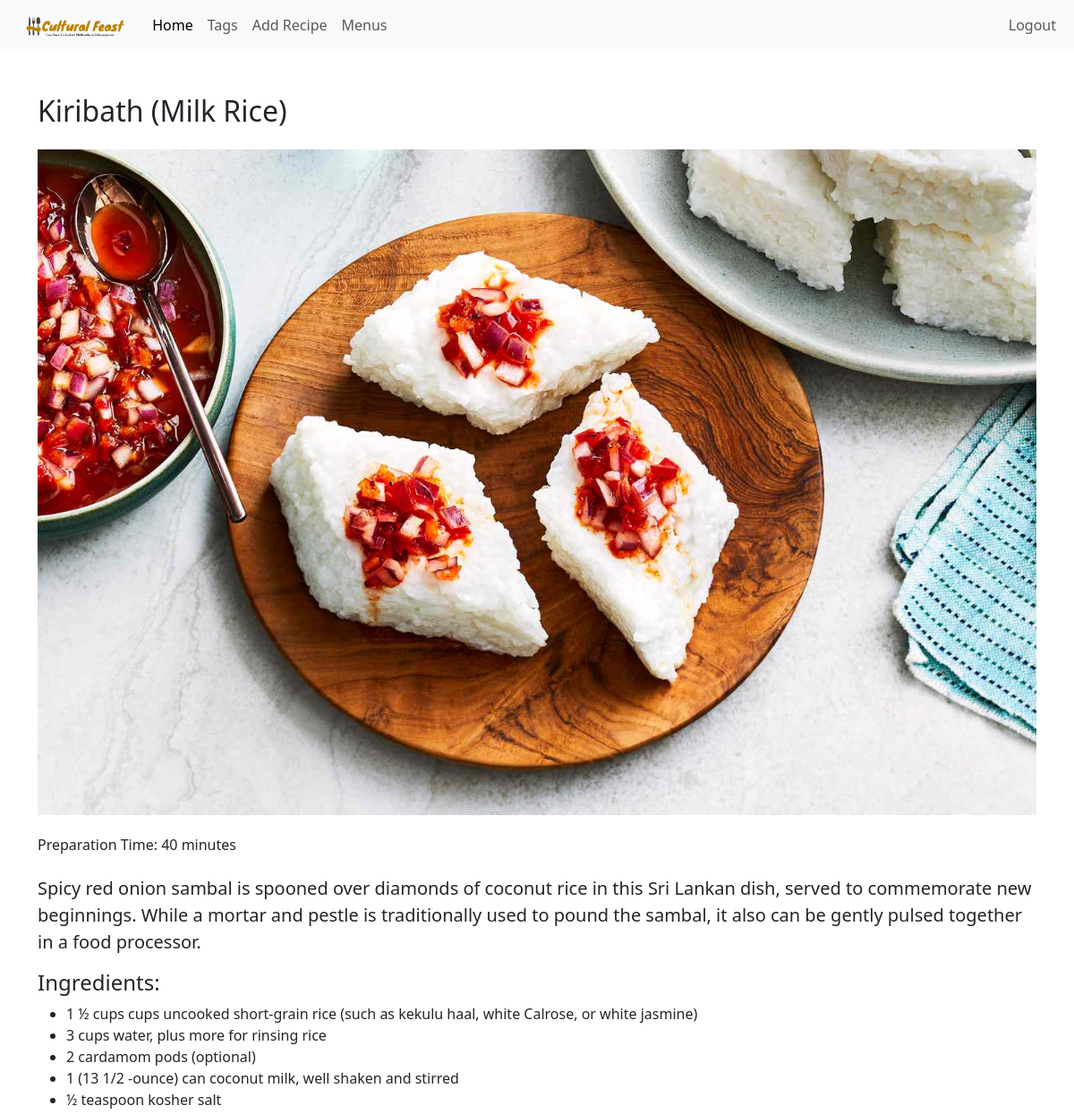
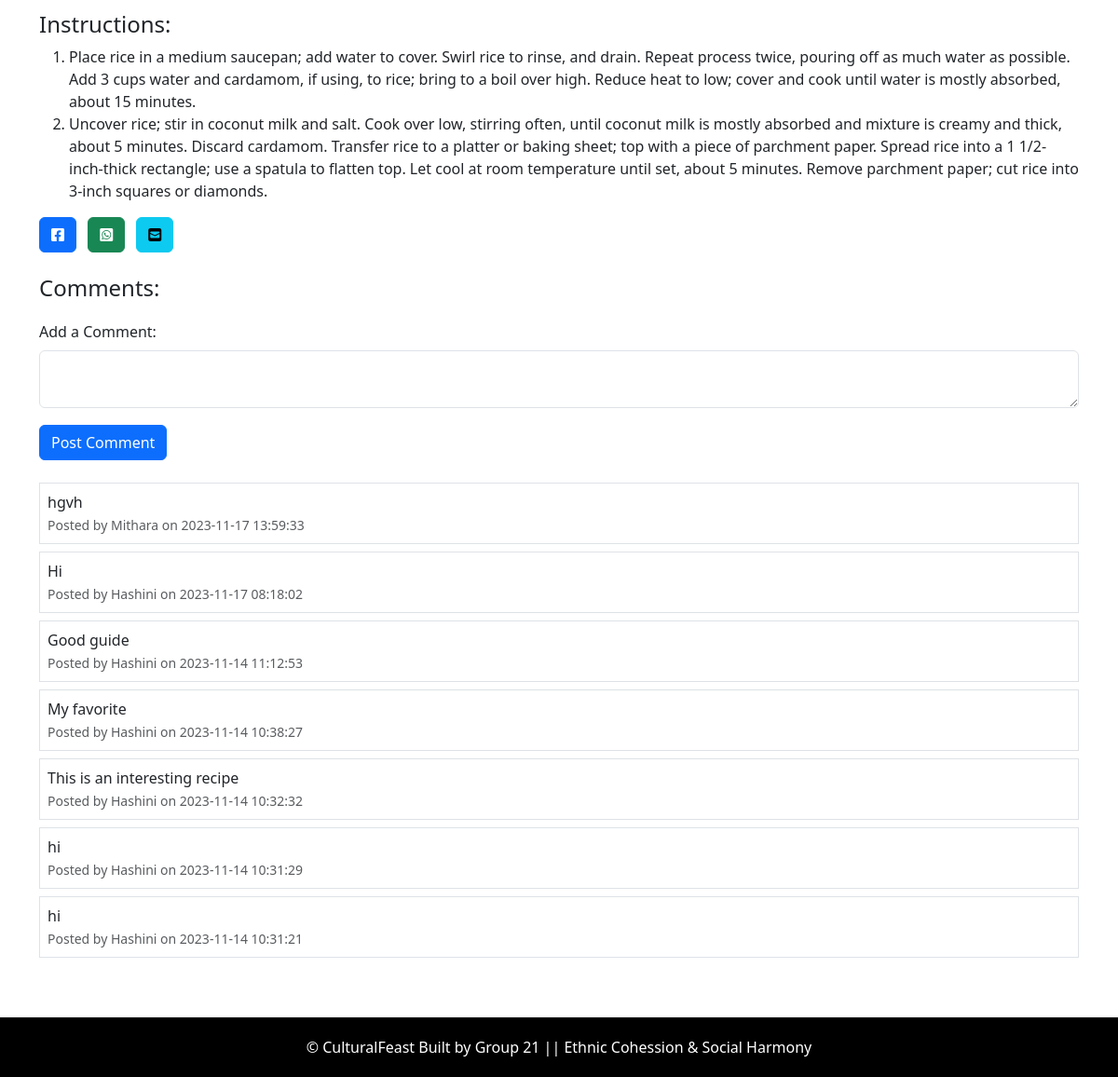
The page /recipe_details.php?id=3 on the database its author committed (2 pictures, top to bottom).
### tables this page shows
CREATE TABLE `recipes` (
  `id` int(11) NOT NULL,
  `user_id` int(11) DEFAULT NULL,
  `category_id` int(11) DEFAULT NULL,
  `image` varchar(255) DEFAULT NULL,
  `name` varchar(100) NOT NULL,
  `preparation_time` int(11) DEFAULT NULL,
  `description` text DEFAULT NULL,
  `category` varchar(255) DEFAULT NULL
);

CREATE TABLE `ingredients` (
  `id` int(11) NOT NULL,
  `recipe_id` int(11) DEFAULT NULL,
  `ingredient` text DEFAULT NULL
);

CREATE TABLE `instructions` (
  `id` int(11) NOT NULL,
  `recipe_id` int(11) DEFAULT NULL,
  `instruction` text DEFAULT NULL
);

CREATE TABLE `comments` (
  `id` int(11) NOT NULL,
  `recipe_id` int(11) DEFAULT NULL,
  `user_id` int(11) DEFAULT NULL,
  `comment_text` text DEFAULT NULL,
  `created_at` timestamp NOT NULL DEFAULT current_timestamp()
);

CREATE TABLE `users` (
  `id` int(11) NOT NULL,
  `username` varchar(50) NOT NULL,
  `password` varchar(255) NOT NULL,
  `email` varchar(100) NOT NULL
);

### recipe_details.php (the view, shortened to what this page needs)
<!DOCTYPE html>
<html lang="en">
<head>
    <link rel="stylesheet" href="stylesnew.css">
    <link href="https://cdn.jsdelivr.net/npm/bootstrap@5.3.2/dist/css/bootstrap.min.css" rel="stylesheet">
    <link rel="stylesheet" href="https://cdnjs.cloudflare.com/ajax/libs/font-awesome/6.0.0-beta3/css/all.min.css">
</head>
<body>
<nav class="navbar navbar-expand-lg navbar-light bg-light">
    <div class="container-fluid">
        <a href="home.php" class="navbar-brand">
            <img src="assets/Cultural_Feast_2.png" height="28" alt="CoolBrand">
        </a>
        <div class="collapse navbar-collapse" id="navbarCollapse">
            <div class="navbar-nav">
                <a href="home.php" class="nav-item nav-link active">Home</a>
                <a href="tags.php" class="nav-item nav-link">Tags</a>
                <a href="add_recipe.php" class="nav-item nav-link">Add Recipe</a>
                <a href="menus.php" class="nav-item nav-link">Menus</a>
            </div>
            <div class="navbar-nav ms-auto">
                <a href="logout.php" class="nav-item nav-link">Logout</a>
            </div>
        </div>
    </div>
</nav>
    <div class="container mt-5 border-0">
        <?php
        $conn = mysqli_connect("localhost", "root", "", "recipe_website");
        if (isset($_GET['id'])) {
            $recipeId = $_GET['id'];
            $sql = "SELECT * FROM recipes WHERE id = $recipeId";
            $result = mysqli_query($conn, $sql);
            if (mysqli_num_rows($result) > 0) {
                $row = mysqli_fetch_assoc($result);
                echo '<h2 class="font-weight-bold mb-4">' . $row['name'] . '</h2>';
                echo '<img src="' . $row['image'] . '" class="img-fluid mb-4" alt="' . $row['name'] . '">';
                echo '<h6 class="font-weight-bold mb-4"> Preparation Time: ' . $row['preparation_time'] . ' minutes </h6>';
                echo '<p class="lead">' . $row['description'] . '</p>';
                echo '<h4>Ingredients:</h4>';
                echo '<ul>';
                $sqlIngredients = "SELECT * FROM ingredients WHERE recipe_id = $recipeId";
                $resultIngredients = mysqli_query($conn, $sqlIngredients);
                while ($ingredient = mysqli_fetch_assoc($resultIngredients)) {
                    echo '<li>' . $ingredient['ingredient'] . '</li>';
                }
                echo '</ul>';
                echo '<h4>Instructions:</h4>';
                echo '<ol>';
                $sqlInstructions = "SELECT * FROM instructions WHERE recipe_id = $recipeId";
                $resultInstructions = mysqli_query($conn, $sqlInstructions);
                while ($instruction = mysqli_fetch_assoc($resultInstructions)) {
                    echo '<li>' . $instruction['instruction'] . '</li>';
                }
                echo '</ol>';
            } else {
                echo '<p>Recipe not found.</p>';
            }
        } else {
            echo '<p>Invalid recipe ID.</p>';
        }
        ?>
    <div class="mb-4">
        <button class="btn btn-primary me-2" onclick="shareOnFacebook()"><i class="fab fa-facebook-square"></i></button>
        <button class="btn btn-success me-2" onclick="shareOnWhatsApp()"><i class="fab fa-whatsapp-square"></i></button>
        <button class="btn btn-info" onclick="shareByEmail()"><i class="fas fa-envelope-square"></i></button>
    </div>
    <h4>Comments:</h4>
        <form method="POST" action="add_comment.php">
            <label for="comment_text" class="form-label">Add a Comment:</label>
            <textarea class="form-control" name="comment_text" required></textarea>
            <button type="submit" class="btn btn-primary mt-2">Post Comment</button>
        </form>
        <br>
    <?php
    $conn = mysqli_connect("localhost", "root", "", "recipe_website");
    $sqlComments = "SELECT comments.*, users.username
                    FROM comments
                    JOIN users ON comments.user_id = users.id
                    WHERE recipe_id = $recipeId
                    ORDER BY created_at DESC";
    $resultComments = mysqli_query($conn, $sqlComments);
    if (mysqli_num_rows($resultComments) > 0) {
        while ($comment = mysqli_fetch_assoc($resultComments)) {
            echo '<div class="border p-2 mb-2">';
            echo '<p class="mb-0">' . $comment['comment_text'] . '</p>';
            echo '<small class="text-muted">Posted by ' . $comment['username'] . ' on ' . $comment['created_at'] . '</small>';
            echo '</div>';
        }
    } else {
        echo '<p>No comments yet.</p>';
    }
    ?>
    </div>
    <br>
    <footer class="page-footer">
      <p>
        &copy; <span id="date"></span>
        <span class="footer-logo">CulturalFeast</span> Built by Group 21 || Ethnic Cohession & Social Harmony
      </p>
    </footer>
</body>
</html>

### stylesnew.css (style rules this page uses)
body, h1, h2, p, form, label, input, textarea { margin: 0; padding: 0; }
body { font-family: Arial, sans-serif; line-height: 1.6; }
form { margin-top: 20px; }
form label { display: block; margin-bottom: 5px; }
form input, form textarea { width: 100%; padding: 8px; margin-bottom: 10px; box-sizing: border-box; }
.page-footer { text-align: center; height: 4rem; display: flex; align-items: center; justify-content: center; background: black; color: white; margin-top: 2rem; }
.page-footer p { margin-bottom: 0; }
.page-footer .footer-logo, .page-footer a { color: var(--primary-500); }

### rows shown on the page
recipes: name "Kiribath (Milk Rice)", image (picture), preparation_time "40", description "Spicy red onion sambal is spooned over diamonds of coconut rice in this Sri Lankan dish, served to commemorate new beginnings. While a mortar and pestle is traditionally used to pound the sambal, it also can be gently pulsed together in a food processor."
ingredients: ingredient "1 ½ cups cups uncooked short-grain rice (such as kekulu haal, white Calrose, or white jasmine)"
ingredients: ingredient "3 cups water, plus more for rinsing rice"
ingredients: ingredient "2 cardamom pods (optional)"
ingredients: ingredient "1 (13 1/2 -ounce) can coconut milk, well shaken and stirred"
ingredients: ingredient "½ teaspoon kosher salt"
instructions: instruction "Place rice in a medium saucepan; add water to cover. Swirl rice to rinse, and drain. Repeat process twice, pouring off as much water as possible. Add 3 cups water and cardamom, if using, to rice; bring to a boil over high. Reduce heat to low; cover and cook until water is mostly absorbed, about 15 minutes."
instructions: instruction "Uncover rice; stir in coconut milk and salt. Cook over low, stirring often, until coconut milk is mostly absorbed and mixture is creamy and thick, about 5 minutes. Discard cardamom. Transfer rice to a platter or baking sheet; top with a piece of parchment paper. Spread rice into a 1 1/2-inch-thick rectangle; use a spatula to flatten top. Let cool at room temperature until set, about 5 minutes. Remove parchment paper; cut rice into 3-inch squares or diamonds."
comments: comment_text "hgvh", user.username "Mithara", created_at "2023-11-17 13:59:33"
comments: comment_text "Hi", user.username "Hashini", created_at "2023-11-17 08:18:02"
comments: comment_text "Good guide", user.username "Hashini", created_at "2023-11-14 11:12:53"
comments: comment_text "My favorite", user.username "Hashini", created_at "2023-11-14 10:38:27"
comments: comment_text "This is an interesting recipe", user.username "Hashini", created_at "2023-11-14 10:32:32"
comments: comment_text "hi", user.username "Hashini", created_at "2023-11-14 10:31:29"
comments: comment_text "hi", user.username "Hashini", created_at "2023-11-14 10:31:21"
